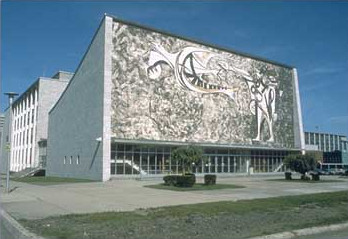
#> input picture tp4/images/0-Rechauffement/pouliot.jpg, 348 x 239 px, found by its file name
$ python main_rechauffement.py
#> lines starting #> are read from the running program, lines starting #| are printed output that depends on the picture
import copy
import skimage.util
from imageio import imread
import matplotlib.pyplot as plt
import skimage.transform as skt
import skimage as sk
import skimage.io as skio
import subprocess
import numpy as np
from scipy.spatial import Delaunay
from scipy.interpolate import RectBivariateSpline
from PIL import Image, ImageDraw
from skimage.transform import resize


def to_mtx(img):
    H, V, C = img.shape
    mtr = np.zeros((V, H, C), dtype='int')
    for i in range(img.shape[0]):
        mtr[:, i] = img[i]

    return mtr


def to_img(mtr):
    V, H, C = mtr.shape
    img = np.zeros((H, V, C), dtype='int')
    for i in range(mtr.shape[0]):
        img[:, i] = mtr[i]

    return img

def appliqueTransformation(img, H):
    Hinv = np.linalg.inv(H)
    Rows, Cols = img.shape[:2]
    # dest = cv2.warpAffine(img, Hinv, (Rows, Cols))
    dest = np.zeros((Rows, Cols, img.shape[2]))
    for i in range(img.shape[0]):
        for j in range(img.shape[1]):
            res = np.dot(Hinv, [i, j, 1])
            i2, j2, _ = (res / res[2] + 0.5).astype(int)
            if i2 >= 0 and i2 < Rows:
                if j2 >= 0 and j2 < Cols:
                    dest[i2, j2] = img[i, j]

    return dest

def morph(img, H):
    Hinv = np.linalg.inv(H)
    # Dimensions of the output image
    rows, cols, _ = img.shape

    # Create an output image initialized with zeros
    result = np.zeros_like(img)

    # Loop over each pixel in the output image
    for i in range(rows):
        for j in range(cols):
            # Apply inverse perspective transformation to get corresponding pixel in img
            xw, yw, w = Hinv.dot(np.array([j, i, 1]))
            x = int(round(xw / w))
            y = int(round(yw / w))

            # Check if the pixel is within the bounds of img
            if x >= 0 and x < cols and y >= 0 and y < rows:
                # Use bilinear interpolation to get the pixel value from img
                result[i, j] = img[y, x]

    return result


#Homographie à tester avec la fonction appliqueTransformation()
H1 = np.array([[0.9752, 0.0013, -100.3164], [-0.4886, 1.7240, 24.8480], [-0.0016, 0.0004, 1.0000]])
H2 = np.array([[0.1814, 0.7402, 34.3412], [1.0209, 0.1534, 60.3258], [0.0005, 0, 1.0000]])

#Charger les images
im1 = imread('./tp4/images/0-Rechauffement/pouliot.jpg')
#> im1 is the input picture: shape (239, 348, 3); mean R, G, B 115.7, 134.2, 141
im1 = skimage.util.img_as_float(im1)
res1 = copy.deepcopy(im1)

print(im1.shape)
#| (239, 348, 3)
result = morph(im1, H2)
#> after the loop in morph, `for i in range(rows):`:
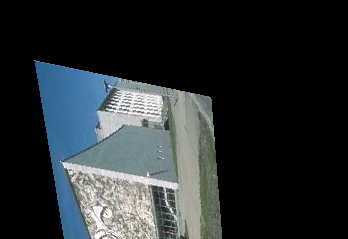
#> result: shape (239, 348, 3) float64; mean R, G, B 0.157, 0.179, 0.188

plt.imshow(result)
plt.axis('off')
plt.title('Tete')
plt.show()

# fname = 'result/premier.jpg'
# img_RGB_ubyte = sk.util.img_as_ubyte(result)
# skio.imsave(fname, img_RGB_ubyte)
